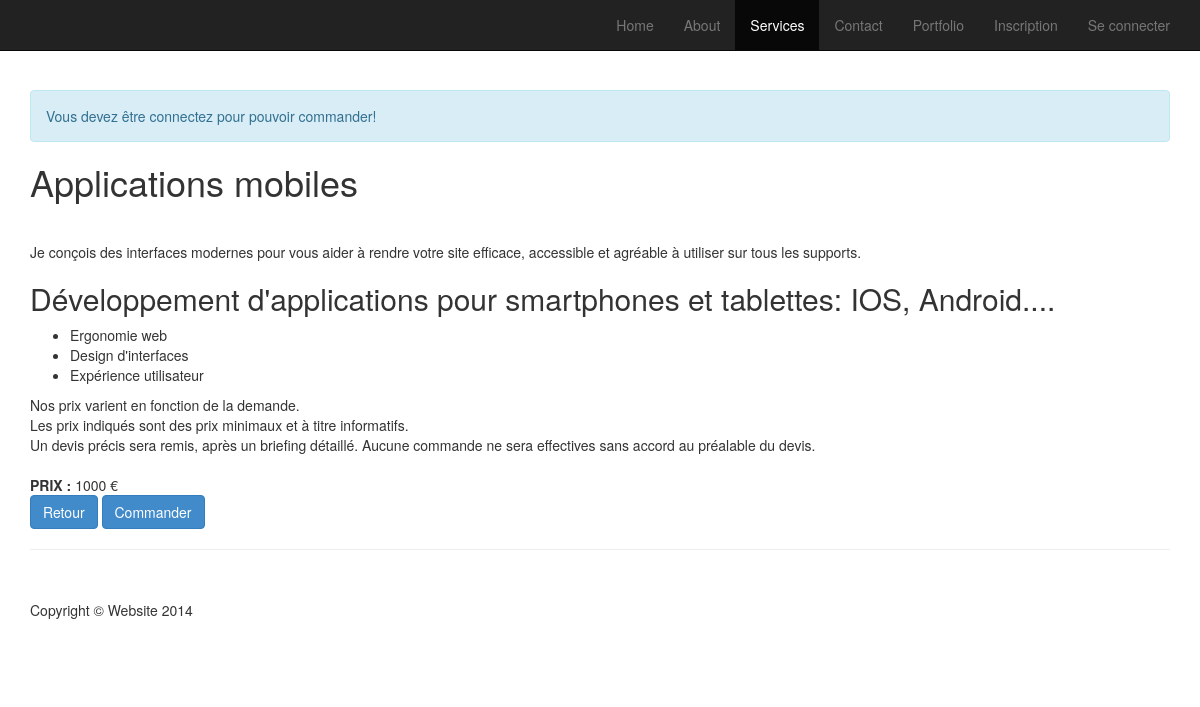
The app's page /servicedetails.php?id=2 with its own data.
### tables this page shows
CREATE TABLE `services` (
  `id` int(11) NOT NULL,
  `titre` varchar(50) NOT NULL,
  `detail` varchar(2000) NOT NULL,
  `prix` int(11) NOT NULL
);

### servicedetails.php (the view, shortened to what this page needs)
<!DOCTYPE html>
<html lang="en">
<head>
    <link href="css/bootstrap.min.css" rel="stylesheet">
    <link href="css/modern-business.css" rel="stylesheet">
    <link href="font-awesome-4.1.0/css/font-awesome.min.css" rel="stylesheet" type="text/css">
</head>
<body>
    <nav class="navbar navbar-inverse navbar-fixed-top" role="navigation">
        <div class="container">
            <div class="collapse navbar-collapse" id="bs-example-navbar-collapse-1">
                <ul class="nav navbar-nav navbar-right">
                    <li>
                        <a href="index.php">Home</a>
                    </li>
                    <li>
                        <a href="about.php">About</a>
                    </li>
                    <li class="active">
                        <a href="services.php">Services</a>
                    </li>
                    <li>
                        <a href="contact.php">Contact</a>
                    </li>
                    <li>
                        <a href="portfolio.php">Portfolio</a>
                    </li>
                    <?php
                    if (isset($_SESSION['id']))
                    {
                        echo'
                            <li><a href="deconnection.php">Se deconnecter</a></li>
                            <li><a href="panier.php">Panier <b style="color:white;"><?php echo "({$cartItemCount})"; ?></b> </a></li>
                            <li><a href="profil.php">Profil</a></li>';
                        if ($_SESSION['admin'] == 1)
                        {
                            echo'<li><a href="admin.php">Administrateur</a></li>';
                        }
                    }
                    else
                    {
                        echo'<li><a href="inscription.php">Inscription</a></li>
                        <li><a href="connection.php">Se connecter</a></li>';
                    }
                ?>
                </ul>
            </div>
        </div>
    </nav>
    <div class="container">
        <div id="content">
         <br/><br/>
        <?php
            if( !isset($_SESSION['id']))
                {
                     echo' <div class="alert alert-info"> Vous devez être connectez pour pouvoir commander!</div>';
                }
        ?>
        <?php
            if(isset($_GET['id']) )
            {
            $id = $_GET['id'];
                try
                {
                    $connection = ConnectBD();
                    $req = 'SELECT * FROM services WHERE id ="'.$id.'"';
                    $resultats = $connection->query($req);
                    while( $tabs = $resultats->fetch(PDO::FETCH_ASSOC))
                        {
            ?>
                            <tr>
                                <td><?php echo$tabs['titre']; ?></td><br/>
                                <td><?php echo $tabs['detail']; ?></td>
                                <td><strong>PRIX : </strong><?php echo $tabs['prix']; ?> €</td>
                            </tr>
                            <p><a href="services.php" class="btn btn-primary">Retour</a> <a href="trt-panier.php?action=ajouter&amp;id=<?php echo $tabs['id'];?>&amp;titre=<?php echo $tabs['titre'] ;?>&amp;prix=<?php echo $tabs['prix']; ?>" class="btn btn-primary">Commander</a></p>
            <?php
                        }
                }
                catch(PDOException $e)
                {
                    echo '<erreur>Erreur [0023]: Erreur lors de la requête, veuillez contacter votre administrateur!</erreur>';
                    echo '<erreur>Erreur : '.$e->getMessage().'</erreur><br/>';
                    echo '<erreur>N° : '.$e->getCode().'</erreur><br/>';
                    exit();
                }
            }
            ?>
                <hr>
        <footer>
            <div class="row">
                <div class="col-lg-12">
                    <p>Copyright &copy; Website 2014</p>
                </div>
            </div>
        </footer>
    </div>
</body>
</html>

### css/modern-business.css (style rules this page uses)
html, body { height: 100%; }
body { padding-top: 50px; }
footer { margin: 50px 0; }

### records on screen
services: titre "Applications mobiles", detail "Je conçois des interfaces modernes pour vous aider à rendre votre site efficace, accessible et agréable à utiliser sur tous les supports. Développement d'applications pour smartphones et tablettes: IOS, Android.... Ergonomie web Design d'interfaces Expérience utilisateur Nos prix varient en fonction de la demande. Les prix indiqués sont des prix minimaux et à titre informatifs. Un devis précis sera remis, après un briefing détaillé. Aucune commande ne sera effectives sans accord au préalable du devis.", prix "1000"
